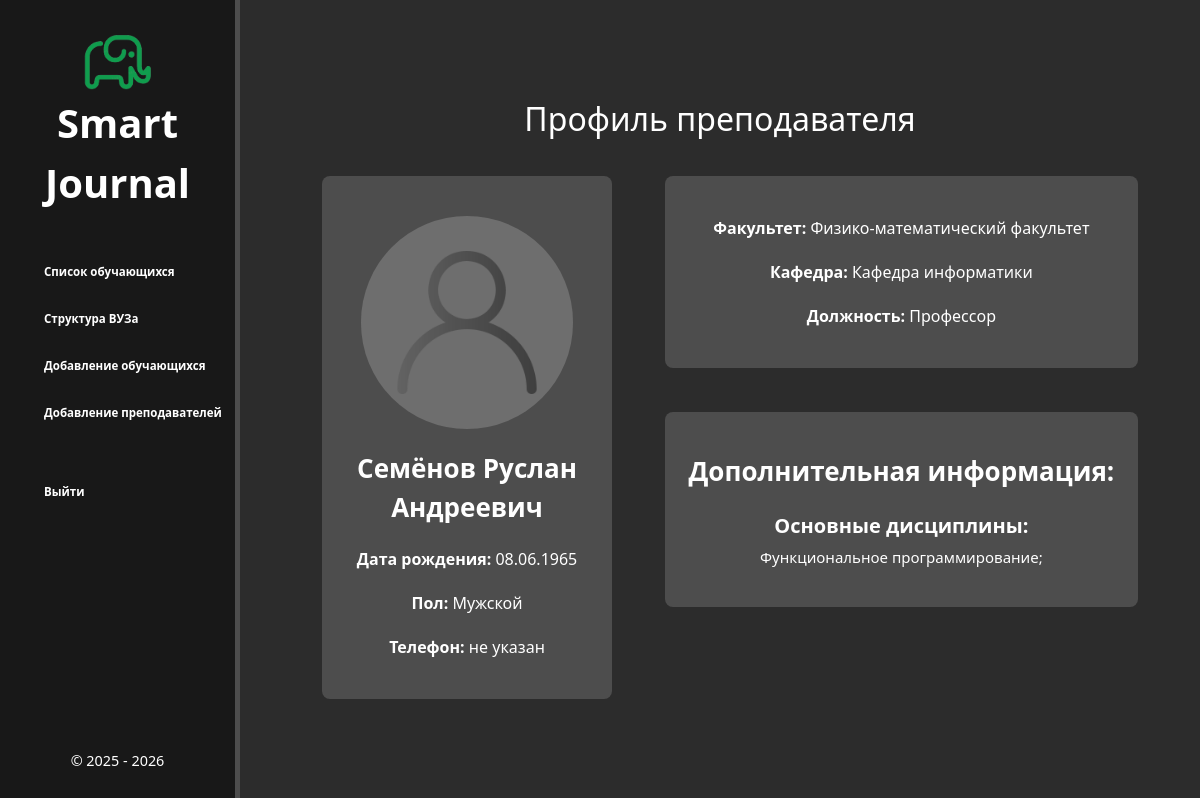
Before: /database/database2/3 with the older database file.
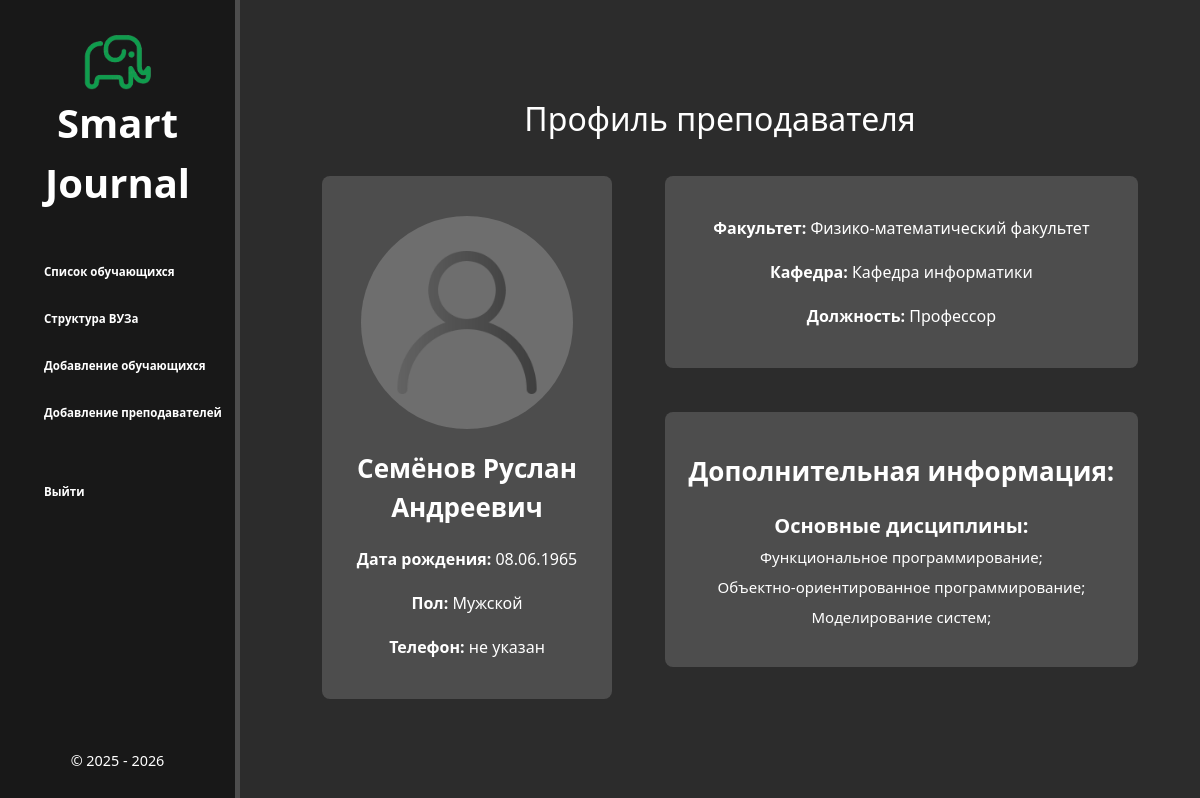
After: the same page with the newer database file.
### database/models.py (models this page shows, shortened)
class Subjects(models.Model):
    ASSESSMENT_FORM_CHOICES = [
        ('Экзамен', 'Экзамен'),
        ('Зачет', 'Зачет'),
    ]
    name = models.CharField('Название предмета', max_length=100)
    assessment_form = models.CharField('Форма оценивания', max_length=10, choices=ASSESSMENT_FORM_CHOICES)
    class Meta:
        verbose_name = 'Предмет'
        verbose_name_plural = 'Предметы'

### database/views.py (the view)
# urls.py: path('database2/<int:pk>', views.TeachersDetailView.as_view(), name='teachers-detail'),
class TeachersDetailView(DetailView):
    model = Teachers
    template_name = 'database/details_view2.html'
    context_object_name = 'teacher'
    def get_context_data(self, **kwargs):
        context = super().get_context_data(**kwargs)
        context['teacher_subjects'] = Subjects.objects.filter(curriculum__teacher_id=self.object).distinct()
        return context

### database/models.py (called while the page is built)
    def get_photo_url(self):
        if self.photo:
            return self.photo.url
        return '/static/database/img/user_photo (1).png'

### database/templates/database/details_view2.html (shortened to what this page needs)
{% extends 'database/layout.html' %}
{% load static %}
{% block content %}
    <div class="features">
        <h2>Профиль преподавателя</h2>
        <div class="container-info">
        <div class="profile-info">
            <div class="left">
                <div class="left-info">
                    <img src="{{ teacher.get_photo_url }}" alt="Фото профиля" class="profile-picture">
                    <p class="name"> <strong>{{ teacher.last_name }} {{ teacher.first_name }}
                        {{ teacher.father_name }}</strong></p>
                    <p><strong>Дата рождения:</strong> {{ teacher.birth_date|date:"d.m.Y" }}</p>
                    <p><strong>Пол:</strong> {{ teacher.gender }}</p>
                    <p><strong>Телефон:</strong> {{ teacher.phone_number|default:"не указан" }}</p>
                </div>
            </div>
            <div class="right">
                <div class="right-top-2">
                    <p><strong>Факультет:</strong> {{ teacher.department_name.faculty_name.name }}</p>
                    <p><strong>Кафедра:</strong> {{ teacher.department_name.name }}</p>
                    <p><strong>Должность:</strong> {{ teacher.post }}</p>
                </div>
                <br>
                <div class="right-bottom">
                    <p><strong>Дополнительная информация:</strong>
                        <ul id="information">
                            <div style="margin-top: 8px; display: block;">
                                <span>Основные дисциплины:</span>
                            {% for subject in teacher_subjects %}
                                    <span class="subject-item">{{ subject.name }};</span>
                                {% empty %}
                                    <span class="subject-item">Нет назначенных дисциплин.</span>
                                {% endfor %}
                            </div>
                        </ul>
                </div>
            </div>
        </div>
    </div>
    </div>
{% endblock %}

Changed rows visible on the page:
added Subjects: name "Объектно-ориентированное программирование"
added Subjects: name "Моделирование систем"
